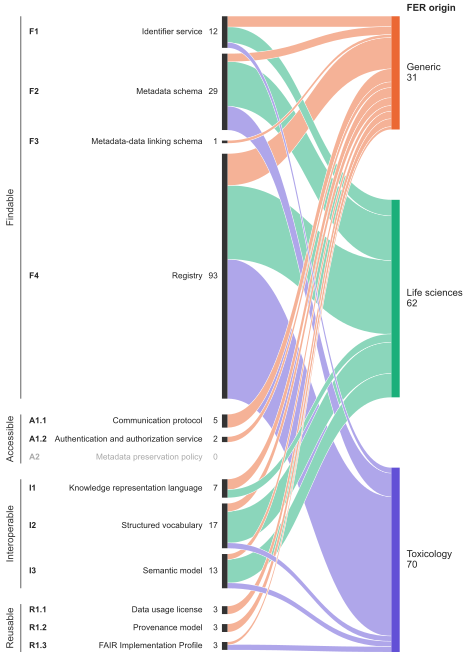

Source code (Python):
"""Figure 2: the FAIR principles that the FAIR-enabling resources of the timeline enable, by origin, as an SVG and a
PDF (120 mm wide, Arial), with the counts its legend quotes as LaTeX macros (fig2_fers.tex).

A resource counts under each principle that one of its FSR types enables in the FIP ontology.

    uv run --group figures python figures/fig2_fers.py
"""
from pathlib import Path

import matplotlib
from matplotlib import font_manager
from matplotlib.colors import to_rgb
from matplotlib.figure import Figure
from matplotlib.patches import PathPatch, Rectangle
from matplotlib.path import Path as Bezier

from fairtox import model

OUT = Path(__file__).with_suffix('.pdf')
COLOUR = {'Generic': '#eb6834', 'Life Sciences': '#1baf7a', 'Toxicology': '#6250d6'}   # as in the timeline
ORIGINS = list(COLOUR)                                         # top to bottom on the right

drawn = [r for r in model.normalise(model.load())['hasPart'] if model.in_figure(r)]
enabling = {p: [r for r in drawn if p in r.get('principles', [])] for p in model.PRINCIPLE_ORDER}
count = {p: {o: sum(r['origin'] == o for r in rs) for o in ORIGINS} for p, rs in enabling.items()}
label = {p: ', '.join(sorted(model.fsr_types()[t][0] for t, (_, own) in model.enables().items() if own == {p}))
         for p in count}
resources = {o: len({r['@id'] for rs in enabling.values() for r in rs if r['origin'] == o}) for o in ORIGINS}

font_manager.findfont('Arial', fallback_to_default=False)      # stops here when Arial is missing
matplotlib.rcParams.update({'font.family': 'Arial', 'font.size': 6, 'pdf.fonttype': 42, 'svg.fonttype': 'none',
                            'svg.hashsalt': OUT.stem})
W = 120 / 25.4 * 72                                            # width in pt; x is in pt, y in resources
U, GAP, GROUP_GAP, MIN_SLOT, PAD = 1.9, 2.2, 6.0, 4.6, 6.0     # pt per resource; gaps, smallest slot, margin
XB, XC, XL, XR, NW = 15, 21, 160, W - 58, 4                    # bracket, codes, left nodes, right nodes, node width

left, spans, y = [], [], 0.0
for i, (group, principles) in enumerate(model.PRINCIPLES.items()):
    y += GROUP_GAP - GAP if i else 0
    y0 = y
    for p in principles:
        total = sum(count[p].values())
        slot = max(total, MIN_SLOT)
        left.append((p, y + (slot - total) / 2, total))
        y += slot + GAP
    spans.append((group, y0, y - GAP))
H = y - GAP
bands = {o: sum(c[o] for c in count.values()) for o in ORIGINS}
right, y = {}, 0.0
for o in ORIGINS:
    right[o] = y
    y += bands[o] + (H - sum(bands.values())) / (len(ORIGINS) - 1)

fig = Figure(figsize=(W / 72, (H + 2 * PAD) * U / 72))
ax = fig.add_axes([0, 0, 1, 1])
ax.set_xlim(0, W)
ax.set_ylim(H + PAD, -PAD)
ax.axis('off')

# ribbons: the largest first, a generic one under another of its size; a white edge separates those that cross
at = dict(right)
for p, y0, _ in left:
    for o in ORIGINS:
        if v := count[p][o]:
            x0, x1, xm, b = XL + NW, XR, (XL + NW + XR) / 2, at[o]
            path = Bezier([(x0, y0), (xm, y0), (xm, b), (x1, b), (x1, b + v), (xm, b + v), (xm, y0 + v), (x0, y0 + v),
                           (x0, y0)], [Bezier.MOVETO, *[Bezier.CURVE4] * 3, Bezier.LINETO, *[Bezier.CURVE4] * 3,
                                       Bezier.CLOSEPOLY])
            z = -v - 0.5 * (o == 'Generic')
            ax.add_patch(PathPatch(path, fc='white', ec='white', lw=0.6, zorder=z))
            ax.add_patch(PathPatch(path, fc=[1 - 0.51 * (1 - c) for c in to_rgb(COLOUR[o])], ec='none', zorder=z))
            y0, at[o] = y0 + v, b + v

pairs = []
for p, y0, total in left:
    mid, ink = y0 + total / 2, '#222222' if total else '#a8a8a8'
    ax.add_patch(Rectangle((XL, y0), NW, total, fc='#333333', ec='none'))
    ax.text(XL - 3, mid, total, ha='right', va='center', color=ink)
    pairs.append((ax.text(XC, mid, p, ha='left', va='center', color=ink, fontweight='bold'),
                  ax.text(XL - 14, mid, label[p], ha='right', va='center', color=ink)))
for group, y0, y1 in spans:
    ax.plot([XB, XB], [y0, y1], color='#444444', lw=0.6, solid_capstyle='butt')
    ax.text(XB - 4, (y0 + y1) / 2, group, rotation=90, ha='right', va='center', fontsize=7, color='#333333')
for o in ORIGINS:                                              # the number is resources, the height their bands
    ax.add_patch(Rectangle((XR, right[o]), NW * 1.5, bands[o], fc=COLOUR[o], ec='none'))
    ax.text(XR + NW * 1.5 + 5, right[o] + bands[o] / 2, f'{o.capitalize()}\n{resources[o]}', ha='left', va='center',
            fontsize=7, color='#222222')
ax.text(XR + NW * 1.5 + 5, -PAD / 2, 'FER origin', ha='left', va='center', fontsize=7, fontweight='bold',
        color='#222222')

# every text inside the figure, no principle touching its label
box = lambda t: t.get_window_extent()
assert all(fig.bbox.contains(*box(t).min) and fig.bbox.contains(*box(t).max) for t in ax.texts)
assert all(box(code).x1 + 4 < box(text).x0 for code, text in pairs)

for suffix, date in ('.pdf', 'CreationDate'), ('.svg', 'Date'):   # no build time: the same data, the same files
    fig.savefig(OUT.with_suffix(suffix), metadata={date: None})
macros = {'Total': sum(resources.values()), 'Assignments': sum(bands.values()),
          **{o.replace(' ', ''): n for o, n in resources.items()}}
OUT.with_suffix('.tex').write_text(''.join(f'\\newcommand{{\\fers{k}}}{{{v}}}\n' for k, v in macros.items()))
print(OUT, macros)
